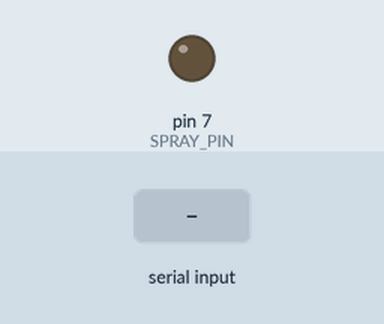
The sketch below on a simulated Arduino Uno, built with avr-gcc and run on an emulated ATmega328P. Shown: output pins drawn as LEDs (lit = HIGH). The inputs (shaded band) are chosen by the test bench.

Above: at 1.2 s.
1.3 s: "W" received over Serial
At 2.2 s:
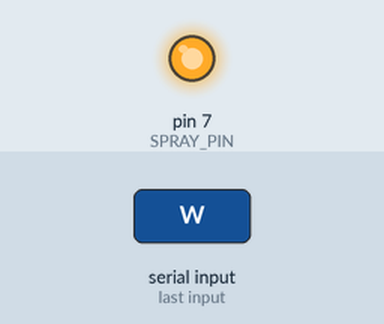
2.8 s: "S" received over Serial
At 3.3 s:
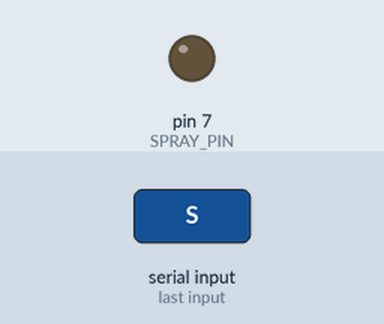
Timing chart, 0 to 5.8 s (numbered marks = the images above; inputs shaded):
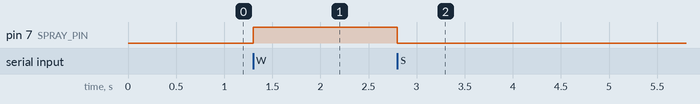

The sketch:

SPRAY_CONTROL_CODE.ino
```cpp
#define SPRAY_PIN 7

void setup() {
  pinMode(SPRAY_PIN, OUTPUT);
  digitalWrite(SPRAY_PIN, LOW);
  Serial.begin(9600);
}

void loop() {
  if (Serial.available()) {
    char cmd = Serial.read();

    if (cmd == 'W') {
      digitalWrite(SPRAY_PIN, HIGH); // Spray ON
    }
    else if (cmd == 'S') {
      digitalWrite(SPRAY_PIN, LOW);  // Spray OFF
    }
  }
}
```

Measured:
- after the input at 1.3 s, pin 7 (SPRAY_PIN): LOW → HIGH at once
- after the input at 2.8 s, pin 7 (SPRAY_PIN): HIGH → LOW at once
